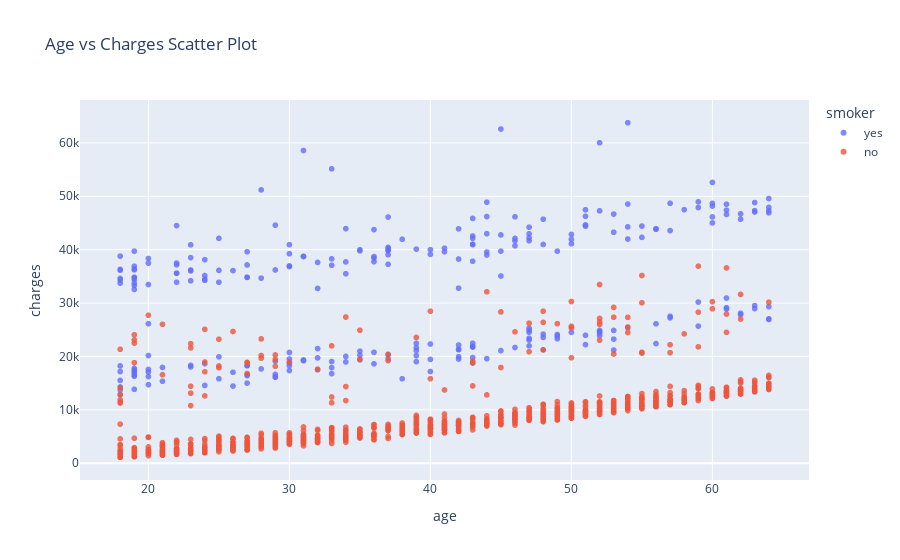

Source (notebook cell):
### Code cell
fig = px.scatter(df,
           x = 'age',
           y = 'charges',
           color = 'smoker',
           opacity= 0.8,
           hover_data= ['sex'],
           title  =  'Age vs Charges Scatter Plot')
fig.show()

### Figure 1 — Plotly figure (JSON) as saved in the notebook; plotly's stock layout.template omitted (floating-point values rounded to 4 significant figures; data arrays with more than 128 entries replaced by an {"elided": "..."} marker saying what was removed)
{"data": [{"customdata": {"elided": "274x1 str values"}, "hovertemplate": "smoker=yes<br>age=%{x}<br>charges=%{y}<br>sex=%{customdata[0]}<extra></extra>", "legendgroup": "yes", "marker": {"color": "#636efa", "opacity": 0.8, "symbol": "circle"}, "mode": "markers", "name": "yes", "showlegend": true, "type": "scattergl", "x": {"elided": "274 int values"}, "xaxis": "x", "y": {"elided": "274 float values"}, "yaxis": "y"}, {"customdata": {"elided": "1064x1 str values"}, "hovertemplate": "smoker=no<br>age=%{x}<br>charges=%{y}<br>sex=%{customdata[0]}<extra></extra>", "legendgroup": "no", "marker": {"color": "#EF553B", "opacity": 0.8, "symbol": "circle"}, "mode": "markers", "name": "no", "showlegend": true, "type": "scattergl", "x": {"elided": "1064 int values"}, "xaxis": "x", "y": {"elided": "1064 float values"}, "yaxis": "y"}], "layout": {"legend": {"title": {"text": "smoker"}, "tracegroupgap": 0}, "title": {"text": "Age vs Charges Scatter Plot"}, "xaxis": {"anchor": "y", "domain": [0, 1], "title": {"text": "age"}}, "yaxis": {"anchor": "x", "domain": [0, 1], "title": {"text": "charges"}}}}
